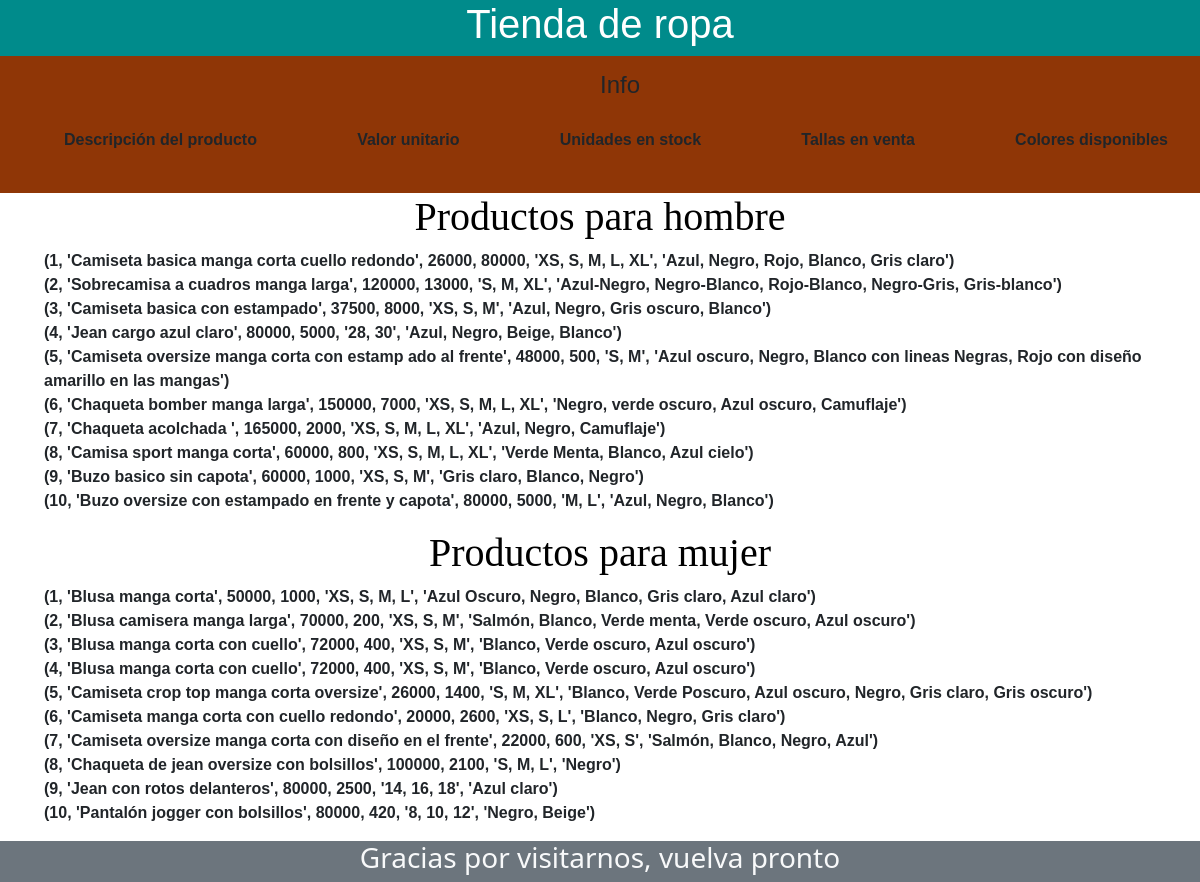
The page / on the database its author committed.
### tables this page shows
CREATE TABLE productos_hombre
                (id INTEGER PRIMARY KEY, descripcion TEXT, valor_unitario INTEGER, unidades INTEGER, tallas_disponibles TEXT, colores_disponibles TEXT);

CREATE TABLE productos_mujer
                (id INTEGER PRIMARY KEY, descripcion TEXT, valor_unitario INTEGER, unidades INTEGER, tallas_disponibles TEXT, colores_disponibles TEXT);

### app.py (the view)
@app.route('/')
def index():
    datos_productos_hombre, datos_productos_mujer = datos()
    return render_template('plantilla.html', datos_productos_hombre = datos_productos_hombre, datos_productos_mujer=datos_productos_mujer)

### app.py (called while the page is built)
def datos():
    conn = sqlite3.connect('Stock_ropa.db')
    cursor = conn.cursor()
    cursor.execute('SELECT * FROM productos_hombre')
    datos_productos_hombre = cursor.fetchall()
    cursor.execute('SELECT * FROM productos_mujer')
    datos_productos_mujer = cursor.fetchall()
    conn.close()
    return datos_productos_hombre, datos_productos_mujer

### Templates/plantilla.html (shortened to what this page needs)
<!DOCTYPE html>
<html lang="es">
<head>
    <link href="https://cdn.jsdelivr.net/npm/bootstrap@5.0.2/dist/css/bootstrap.min.css" rel="stylesheet">
</head>
<body>
    <div class="container-fluid">
        <div class="row">
            <header class="col-sm-12 col-md-12 col-lg-12 col-xl-12 text-white">
                <h1>Tienda de ropa</h1>
            </header>
        </div>
        <div class="row">
            <nav class="col-sm-12 col-md-12 col-lg-12 col-xl-12">
                <h4>Info</h4>
                <ul style="list-style-type: none;">
                    <li><b>Descripción del producto</b></li>
                    <li><b>Valor unitario</b></li>
                    <li><b>Unidades en stock</b></li>
                    <li><b>Tallas en venta</b></li>
                    <li><b>Colores disponibles</b></li>
                </ul>
            </nav>
        </div>
        <div class="row">
            <section class="col-sm-12 col-md-12 col-lg-12 col-xl-12 text-dark">
            <h1>Productos para hombre</h1>
            <ul>
                {% for dato in datos_productos_hombre %}
                <li><b>{{ dato }}</b></li>
                {% endfor %}
            </ul>
            <h1>Productos para mujer</h1>
            <ul>
                {% for dato in datos_productos_mujer %}
                <li><b>{{ dato }}</b></li>
                {% endfor %}
            </ul>
            </section>
        </div>
        <div class="row">
            <footer class="col-sm-12 col-md-12 col-lg-12 col-xl-12 bg-secondary text-light">
                <h3>Gracias por visitarnos, vuelva pronto</h3>
            </footer>
        </div>
    </div>
</body>
</html>

### Templates/plantilla.html (style rules this page uses)
header { display: flex; flex-direction: row; justify-content: center; align-items: center; font-family: sans-serif; background-color: darkcyan; }
body { background-image: url('https://pacoacuna.com/wp-content/uploads/2022/02/Como-Atraer-Clientes-a-Una-Tienda-de-Ropa.jpg'); background-size: cover; background-repeat: no-repeat; background-attachment: scroll; }
section { background-color: rgba(255, 255, 255, 0.5); backdrop-filter: blur(10px); font-family: Arial, Helvetica, sans-serif; }
section h1 { font-family: 'Times New Roman', Times, serif; color: black; display: flex; flex-direction: row; justify-content: center; }
section ul { list-style: none; display: flex; flex-direction: column; align-items: flex-start; }
ul { display: flex; flex-direction: row; justify-content: space-between; }
nav { background-color: #8F3606; font-family: 'Lucida Sans', 'Lucida Sans Regular', 'Lucida Grande', 'Lucida Sans Unicode', Geneva, Verdana, sans-serif; }
nav h4 { display: flex; flex-direction: row; padding-left: 50%; margin-top: 15px; }
nav ul li { margin-bottom: 5px; padding: 20px; }
footer { display: flex; flex-direction: row; justify-content: center; }

### rows shown on the page
productos_hombre: dato "(1, 'Camiseta basica manga corta cuello redondo', 26000, 80000, 'XS, S, M, L, XL', 'Azul, Negro, Rojo, Blanco, Gris claro')"
productos_hombre: dato "(2, 'Sobrecamisa a cuadros manga larga', 120000, 13000, 'S, M, XL', 'Azul-Negro, Negro-Blanco, Rojo-Blanco, Negro-Gris, Gris-blanco')"
productos_hombre: dato "(3, 'Camiseta basica con estampado', 37500, 8000, 'XS, S, M', 'Azul, Negro, Gris oscuro, Blanco')"
productos_hombre: dato "(4, 'Jean cargo azul claro', 80000, 5000, '28, 30', 'Azul, Negro, Beige, Blanco')"
productos_hombre: dato "(5, 'Camiseta oversize manga corta con estamp ado al frente', 48000, 500, 'S, M', 'Azul oscuro, Negro, Blanco con lineas Negras, Rojo con diseño amarillo en las mangas')"
productos_hombre: dato "(6, 'Chaqueta bomber manga larga', 150000, 7000, 'XS, S, M, L, XL', 'Negro, verde oscuro, Azul oscuro, Camuflaje')"
productos_hombre: dato "(7, 'Chaqueta acolchada ', 165000, 2000, 'XS, S, M, L, XL', 'Azul, Negro, Camuflaje')"
productos_hombre: dato "(8, 'Camisa sport manga corta', 60000, 800, 'XS, S, M, L, XL', 'Verde Menta, Blanco, Azul cielo')"
productos_hombre: dato "(9, 'Buzo basico sin capota', 60000, 1000, 'XS, S, M', 'Gris claro, Blanco, Negro')"
productos_hombre: dato "(10, 'Buzo oversize con estampado en frente y capota', 80000, 5000, 'M, L', 'Azul, Negro, Blanco')"
productos_mujer: dato "(1, 'Blusa manga corta', 50000, 1000, 'XS, S, M, L', 'Azul Oscuro, Negro, Blanco, Gris claro, Azul claro')"
productos_mujer: dato "(2, 'Blusa camisera manga larga', 70000, 200, 'XS, S, M', 'Salmón, Blanco, Verde menta, Verde oscuro, Azul oscuro')"
productos_mujer: dato "(3, 'Blusa manga corta con cuello', 72000, 400, 'XS, S, M', 'Blanco, Verde oscuro, Azul oscuro')"
productos_mujer: dato "(4, 'Blusa manga corta con cuello', 72000, 400, 'XS, S, M', 'Blanco, Verde oscuro, Azul oscuro')"
productos_mujer: dato "(5, 'Camiseta crop top manga corta oversize', 26000, 1400, 'S, M, XL', 'Blanco, Verde Poscuro, Azul oscuro, Negro, Gris claro, Gris oscuro')"
productos_mujer: dato "(6, 'Camiseta manga corta con cuello redondo', 20000, 2600, 'XS, S, L', 'Blanco, Negro, Gris claro')"
productos_mujer: dato "(7, 'Camiseta oversize manga corta con diseño en el frente', 22000, 600, 'XS, S', 'Salmón, Blanco, Negro, Azul')"
productos_mujer: dato "(8, 'Chaqueta de jean oversize con bolsillos', 100000, 2100, 'S, M, L', 'Negro')"
productos_mujer: dato "(9, 'Jean con rotos delanteros', 80000, 2500, '14, 16, 18', 'Azul claro')"
productos_mujer: dato "(10, 'Pantalón jogger con bolsillos', 80000, 420, '8, 10, 12', 'Negro, Beige')"
